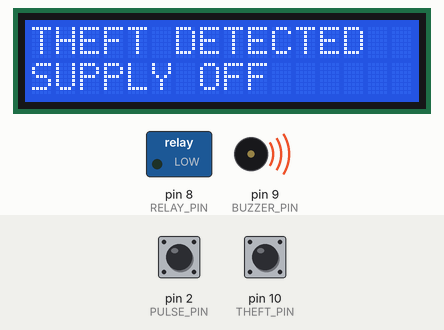
This sketch was run on a simulated Arduino Uno, built with avr-gcc and run on an emulated ATmega328P. On the bench: 16×2 character LCD, switched loads named in the sketch (green lamp = pin HIGH), buzzer (waves = sounding, pin HIGH). The inputs (shaded band) are chosen by the test bench; at power-on: pin 10 (THEFT_PIN) HIGH, pin 2 (PULSE_PIN) HIGH. What the sketch prints to the serial monitor is not drawn.

Above: at 3.3 s.
3.4 s: pin 10 (THEFT_PIN) pulled LOW for 0.15 s
At 3.55 s:
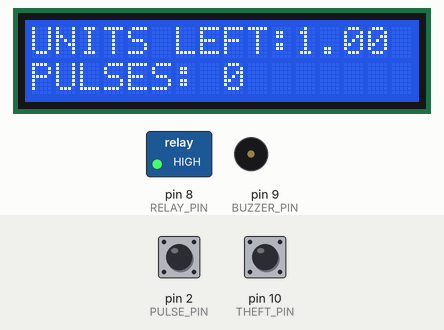
5.1 s: pin 10 (THEFT_PIN) pulled LOW for 3.2 s
At 9.2 s:
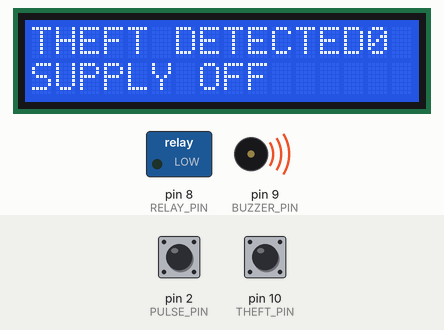
Timing chart, 0 to 10.7 s (numbered marks = the images above; inputs shaded):
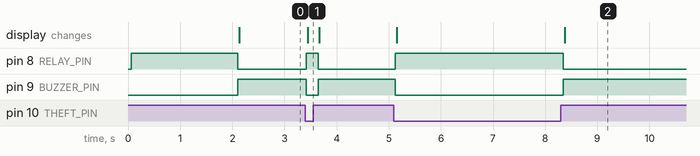

Measured:
- after the input at 3.4 s, pin 8 (RELAY_PIN): LOW → HIGH at once, → LOW 0.23 s later; pin 9 (BUZZER_PIN): HIGH → LOW at once, → HIGH 0.23 s later; the display: changes at once (image 1)
- after the input at 5.1 s, pin 8 (RELAY_PIN): LOW → HIGH at once, → LOW 3.2 s later; pin 9 (BUZZER_PIN): HIGH → LOW at once, → HIGH 3.2 s later; the display: first changes after 0.05 s (image 2 shows a later state)

The sketch:

uhuu.ino
```cpp
#include <Wire.h>
#include <LiquidCrystal_I2C.h>

/* ================= PIN DEFINITIONS ================= */
#define PULSE_PIN   2
#define RELAY_PIN   8
#define BUZZER_PIN  9
#define THEFT_PIN   10

/* ================= DEMO SCALING ================= */
/*
  Real meter: 6400 imp/kWh
  Demo mode: 12 pulses = 1 unit (FAST consumption)
*/
#define PULSES_PER_UNIT 12

/* ================= VARIABLES ================= */
volatile unsigned long pulseCount = 0;

float balanceUnits = 1.0;       // Initial credited units
float usedUnitOffset = 0.0;     // Prevents recharge reset bug

LiquidCrystal_I2C lcd(0x27, 16, 2);

/* Buzzer timing for low balance */
unsigned long lastBeepTime = 0;
bool buzzerState = false;

/* ================= INTERRUPT ================= */
void pulseISR() {
  pulseCount++;
}

/* ================= SETUP ================= */
void setup() {
  Serial.begin(9600);

  pinMode(PULSE_PIN, INPUT_PULLUP);
  pinMode(RELAY_PIN, OUTPUT);
  pinMode(BUZZER_PIN, OUTPUT);
  pinMode(THEFT_PIN, INPUT_PULLUP);

  attachInterrupt(digitalPinToInterrupt(PULSE_PIN), pulseISR, FALLING);

  lcd.init();
  lcd.backlight();

  digitalWrite(RELAY_PIN, HIGH);
  digitalWrite(BUZZER_PIN, LOW);

  lcd.setCursor(0, 0);
  lcd.print("PREPAID ENERGY");
  lcd.setCursor(0, 1);
  lcd.print("METER SYSTEM");

  delay(2000);
  lcd.clear();

  Serial.println("=== PREPAID ENERGY METER ===");
  Serial.println("Recharge format: R <units>");
  Serial.println("Example: R 0.5");
}

/* ================= LOOP ================= */
void loop() {

  /* -------- THEFT DETECTION (HIGHEST PRIORITY) -------- */
  if (digitalRead(THEFT_PIN) == HIGH) {
    digitalWrite(RELAY_PIN, LOW);
    digitalWrite(BUZZER_PIN, HIGH);   // Continuous alarm

    lcd.setCursor(0, 0);
    lcd.print("THEFT DETECTED");
    lcd.setCursor(0, 1);
    lcd.print("SUPPLY OFF    ");
    return;
  }

  /* -------- ENERGY CALCULATION -------- */
  float totalUnitsUsed = (float)pulseCount / PULSES_PER_UNIT;
  float unitsUsed = totalUnitsUsed - usedUnitOffset;
  float unitsLeft = balanceUnits - unitsUsed;

  /* -------- UNITS EXHAUSTED -------- */
  if (unitsLeft <= 0) {
    unitsLeft = 0;
    digitalWrite(RELAY_PIN, LOW);

    // Intermittent beep (non-irritating)
    if (millis() - lastBeepTime >= 1000) {
      lastBeepTime = millis();
      buzzerState = !buzzerState;
      digitalWrite(BUZZER_PIN, buzzerState);
    }

    lcd.setCursor(0, 0);
    lcd.print("BALANCE ZERO  ");
    lcd.setCursor(0, 1);
    lcd.print("SUPPLY OFF    ");
  }
  else {
    digitalWrite(RELAY_PIN, HIGH);
    digitalWrite(BUZZER_PIN, LOW);
    buzzerState = false;

    lcd.setCursor(0, 0);
    lcd.print("UNITS LEFT:   ");
    lcd.setCursor(11, 0);
    lcd.print(unitsLeft, 2);

    lcd.setCursor(0, 1);
    lcd.print("PULSES: ");
    lcd.print(pulseCount);
    lcd.print("   ");
  }

  /* -------- SERIAL RECHARGE -------- */
  if (Serial.available()) {
    char cmd = Serial.read();

    if (cmd == 'R' || cmd == 'r') {
      float recharge = Serial.parseFloat();

      if (recharge > 0) {
        balanceUnits += recharge;
        usedUnitOffset = (float)pulseCount / PULSES_PER_UNIT;

        digitalWrite(BUZZER_PIN, LOW);
        buzzerState = false;

        Serial.print("Recharged: ");
        Serial.print(recharge);
        Serial.println(" units");

        lcd.clear();
        lcd.setCursor(0, 0);
        lcd.print("RECHARGED");
        lcd.setCursor(0, 1);
        lcd.print(recharge);
        lcd.print(" UNITS");

        delay(2000);
        lcd.clear();
      }
    }
  }

  delay(200);
}
```
